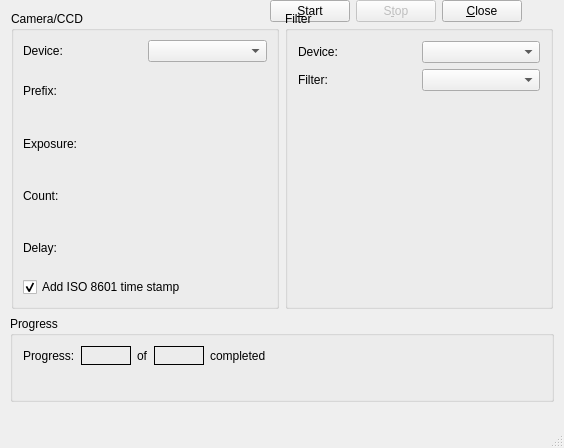
<ui version="4.0" >
 <author></author>
 <comment></comment>
 <exportmacro></exportmacro>
 <class>imgSequence</class>
 <widget class="QDialog" name="imgSequence" >
  <property name="geometry" >
   <rect>
    <x>0</x>
    <y>0</y>
    <width>564</width>
    <height>448</height>
   </rect>
  </property>
  <property name="windowTitle" >
   <string>Capture Image Sequence</string>
  </property>
  <property name="sizeGripEnabled" >
   <bool>true</bool>
  </property>
  <property name="modal" >
   <bool>false</bool>
  </property>
  <widget class="QGroupBox" name="progressGroup" >
   <property name="geometry" >
    <rect>
     <x>10</x>
     <y>316</y>
     <width>544</width>
     <height>86</height>
    </rect>
   </property>
   <property name="title" >
    <string>Progress</string>
   </property>
   <layout class="QHBoxLayout" >
    <property name="margin" >
     <number>10</number>
    </property>
    <property name="spacing" >
     <number>6</number>
    </property>
    <item>
     <layout class="QVBoxLayout" >
      <property name="margin" >
       <number>0</number>
      </property>
      <property name="spacing" >
       <number>6</number>
      </property>
      <item>
       <layout class="QHBoxLayout" >
        <property name="margin" >
         <number>0</number>
        </property>
        <property name="spacing" >
         <number>6</number>
        </property>
        <item>
         <widget class="QLabel" name="progressLabel" >
          <property name="text" >
           <string>Progress:</string>
          </property>
         </widget>
        </item>
        <item>
         <widget class="QLabel" name="currentImgCountOUT" >
          <property name="minimumSize" >
           <size>
            <width>50</width>
            <height>0</height>
           </size>
          </property>
          <property name="frameShape" >
           <enum>QFrame::Box</enum>
          </property>
          <property name="text" >
           <string/>
          </property>
         </widget>
        </item>
        <item>
         <widget class="QLabel" name="textLabel1_4_2_2" >
          <property name="text" >
           <string>of</string>
          </property>
         </widget>
        </item>
        <item>
         <widget class="QLabel" name="fullImgCountOUT" >
          <property name="minimumSize" >
           <size>
            <width>50</width>
            <height>0</height>
           </size>
          </property>
          <property name="frameShape" >
           <enum>QFrame::Box</enum>
          </property>
          <property name="text" >
           <string/>
          </property>
         </widget>
        </item>
        <item>
         <widget class="QLabel" name="completedLabel" >
          <property name="text" >
           <string>completed</string>
          </property>
         </widget>
        </item>
       </layout>
      </item>
      <item>
       <widget class="KProgressBar" name="imgProgress" >
        <property name="enabled" >
         <bool>false</bool>
        </property>
       </widget>
      </item>
     </layout>
    </item>
    <item>
     <spacer>
      <property name="orientation" >
       <enum>Qt::Horizontal</enum>
      </property>
      <property name="sizeType" >
       <enum>QSizePolicy::Expanding</enum>
      </property>
      <property name="sizeHint" >
       <size>
        <width>51</width>
        <height>20</height>
       </size>
      </property>
     </spacer>
    </item>
   </layout>
  </widget>
  <widget class="QWidget" name="" >
   <layout class="QHBoxLayout" >
    <property name="margin" >
     <number>0</number>
    </property>
    <property name="spacing" >
     <number>6</number>
    </property>
    <item>
     <spacer>
      <property name="orientation" >
       <enum>Qt::Horizontal</enum>
      </property>
      <property name="sizeType" >
       <enum>QSizePolicy::Expanding</enum>
      </property>
      <property name="sizeHint" >
       <size>
        <width>270</width>
        <height>20</height>
       </size>
      </property>
     </spacer>
    </item>
    <item>
     <widget class="QPushButton" name="startB" >
      <property name="text" >
       <string>&amp;Start</string>
      </property>
      <property name="autoDefault" >
       <bool>true</bool>
      </property>
      <property name="default" >
       <bool>true</bool>
      </property>
     </widget>
    </item>
    <item>
     <widget class="QPushButton" name="stopB" >
      <property name="enabled" >
       <bool>false</bool>
      </property>
      <property name="text" >
       <string>S&amp;top</string>
      </property>
      <property name="autoDefault" >
       <bool>true</bool>
      </property>
      <property name="default" >
       <bool>true</bool>
      </property>
     </widget>
    </item>
    <item>
     <widget class="QPushButton" name="closeB" >
      <property name="text" >
       <string>&amp;Close</string>
      </property>
      <property name="autoDefault" >
       <bool>true</bool>
      </property>
     </widget>
    </item>
   </layout>
  </widget>
  <widget class="QGroupBox" name="setupGroup_2" >
   <property name="geometry" >
    <rect>
     <x>285</x>
     <y>11</y>
     <width>268</width>
     <height>298</height>
    </rect>
   </property>
   <property name="title" >
    <string>Filter</string>
   </property>
   <layout class="QGridLayout" >
    <property name="margin" >
     <number>10</number>
    </property>
    <property name="spacing" >
     <number>6</number>
    </property>
    <item rowspan="2" row="0" column="0" >
     <layout class="QVBoxLayout" >
      <property name="margin" >
       <number>0</number>
      </property>
      <property name="spacing" >
       <number>6</number>
      </property>
      <item>
       <widget class="QLabel" name="textLabel1_5_2" >
        <property name="toolTip" >
         <string/>
        </property>
        <property name="whatsThis" >
         <string/>
        </property>
        <property name="text" >
         <string>Device:</string>
        </property>
       </widget>
      </item>
      <item>
       <widget class="QLabel" name="textLabel1_2_2" >
        <property name="toolTip" >
         <string>Number of images to capture</string>
        </property>
        <property name="whatsThis" >
         <string/>
        </property>
        <property name="text" >
         <string>Filter:</string>
        </property>
       </widget>
      </item>
     </layout>
    </item>
    <item row="1" column="1" >
     <widget class="QComboBox" name="filterPosCombo" />
    </item>
    <item row="0" column="1" >
     <widget class="QComboBox" name="filterCombo" />
    </item>
    <item row="2" column="0" colspan="2" >
     <spacer>
      <property name="orientation" >
       <enum>Qt::Vertical</enum>
      </property>
      <property name="sizeType" >
       <enum>QSizePolicy::Expanding</enum>
      </property>
      <property name="sizeHint" >
       <size>
        <width>21</width>
        <height>81</height>
       </size>
      </property>
     </spacer>
    </item>
   </layout>
  </widget>
  <widget class="QGroupBox" name="setupGroup" >
   <property name="geometry" >
    <rect>
     <x>11</x>
     <y>11</y>
     <width>268</width>
     <height>298</height>
    </rect>
   </property>
   <property name="title" >
    <string>Camera/CCD</string>
   </property>
   <layout class="QVBoxLayout" >
    <property name="margin" >
     <number>9</number>
    </property>
    <property name="spacing" >
     <number>6</number>
    </property>
    <item>
     <layout class="QGridLayout" >
      <property name="margin" >
       <number>0</number>
      </property>
      <property name="spacing" >
       <number>6</number>
      </property>
      <item row="3" column="1" >
       <widget class="KIntNumInput" name="countIN" />
      </item>
      <item row="1" column="1" >
       <widget class="KLineEdit" name="prefixIN" />
      </item>
      <item row="2" column="0" >
       <widget class="QLabel" name="exposureLabel" >
        <property name="toolTip" >
         <string>Set the exposure time in seconds for individual images, if applicable</string>
        </property>
        <property name="whatsThis" >
         <string/>
        </property>
        <property name="text" >
         <string>Exposure:</string>
        </property>
       </widget>
      </item>
      <item row="4" column="1" >
       <widget class="KIntNumInput" name="delayIN" />
      </item>
      <item row="0" column="1" >
       <widget class="QComboBox" name="CCDCombo" />
      </item>
      <item row="3" column="0" >
       <widget class="QLabel" name="textLabel1_2" >
        <property name="toolTip" >
         <string>Number of images to capture</string>
        </property>
        <property name="whatsThis" >
         <string/>
        </property>
        <property name="text" >
         <string>Count:</string>
        </property>
       </widget>
      </item>
      <item row="0" column="0" >
       <widget class="QLabel" name="textLabel1_5" >
        <property name="toolTip" >
         <string/>
        </property>
        <property name="whatsThis" >
         <string/>
        </property>
        <property name="text" >
         <string>Device:</string>
        </property>
       </widget>
      </item>
      <item row="1" column="0" >
       <widget class="QLabel" name="textLabel1" >
        <property name="toolTip" >
         <string>Prefix to append to the beginning of file names</string>
        </property>
        <property name="whatsThis" >
         <string/>
        </property>
        <property name="text" >
         <string>Prefix:</string>
        </property>
       </widget>
      </item>
      <item row="4" column="0" >
       <widget class="QLabel" name="textLabel1_3" >
        <property name="toolTip" >
         <string>Delay in seconds between consecutive images</string>
        </property>
        <property name="whatsThis" >
         <string/>
        </property>
        <property name="text" >
         <string>Delay:</string>
        </property>
       </widget>
      </item>
      <item row="2" column="1" >
       <widget class="KDoubleNumInput" name="exposureIN" />
      </item>
     </layout>
    </item>
    <item>
     <widget class="QCheckBox" name="ISOCheck" >
      <property name="toolTip" >
       <string>Add time stamp to the file name</string>
      </property>
      <property name="text" >
       <string>Add ISO 8601 time stamp</string>
      </property>
      <property name="checked" >
       <bool>true</bool>
      </property>
     </widget>
    </item>
   </layout>
  </widget>
 </widget>
 <layoutdefault spacing="6" margin="11" />
 <pixmapfunction>qPixmapFromMimeSource</pixmapfunction>
 <customwidgets>
  <customwidget>
   <class>KLineEdit</class>
   <extends></extends>
   <header>klineedit.h</header>
   <container>0</container>
   <pixmap></pixmap>
  </customwidget>
  <customwidget>
   <class>KIntNumInput</class>
   <extends></extends>
   <header>knuminput.h</header>
   <container>0</container>
   <pixmap></pixmap>
  </customwidget>
  <customwidget>
   <class>KDoubleNumInput</class>
   <extends></extends>
   <header>knuminput.h</header>
   <container>0</container>
   <pixmap></pixmap>
  </customwidget>
  <customwidget>
   <class>KProgressBar</class>
   <extends></extends>
   <header>kprogressbar.h</header>
   <container>0</container>
   <pixmap></pixmap>
  </customwidget>
 </customwidgets>
 <tabstops>
  <tabstop>CCDCombo</tabstop>
  <tabstop>prefixIN</tabstop>
  <tabstop>countIN</tabstop>
  <tabstop>delayIN</tabstop>
  <tabstop>ISOCheck</tabstop>
  <tabstop>startB</tabstop>
  <tabstop>stopB</tabstop>
  <tabstop>closeB</tabstop>
 </tabstops>
 <resources/>
 <connections/>
</ui>
